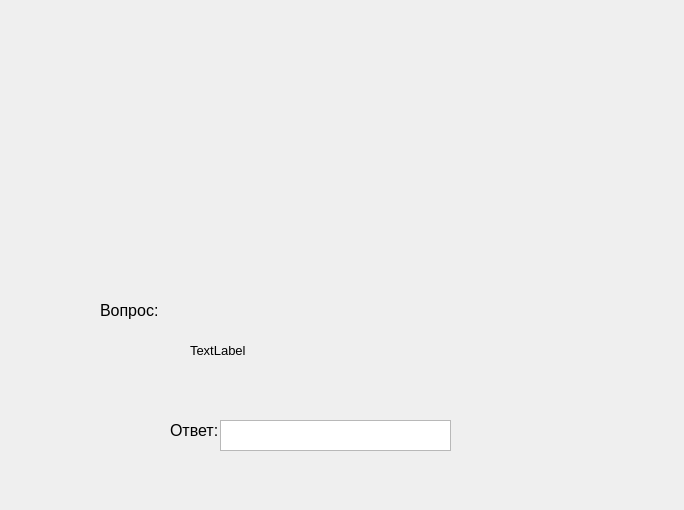
<?xml version="1.0" encoding="UTF-8"?>
<ui version="4.0">
 <class>Form</class>
 <widget class="QWidget" name="Form">
  <property name="geometry">
   <rect>
    <x>0</x>
    <y>0</y>
    <width>684</width>
    <height>510</height>
   </rect>
  </property>
  <property name="windowTitle">
   <string>Form</string>
  </property>
  <widget class="QLabel" name="label_2">
   <property name="geometry">
    <rect>
     <x>100</x>
     <y>290</y>
     <width>71</width>
     <height>41</height>
    </rect>
   </property>
   <property name="font">
    <font>
     <pointsize>12</pointsize>
    </font>
   </property>
   <property name="text">
    <string>Вопрос:</string>
   </property>
  </widget>
  <widget class="QLabel" name="Image">
   <property name="geometry">
    <rect>
     <x>160</x>
     <y>70</y>
     <width>356</width>
     <height>200</height>
    </rect>
   </property>
   <property name="text">
    <string/>
   </property>
  </widget>
  <widget class="QLabel" name="label">
   <property name="geometry">
    <rect>
     <x>170</x>
     <y>420</y>
     <width>71</width>
     <height>21</height>
    </rect>
   </property>
   <property name="font">
    <font>
     <pointsize>12</pointsize>
    </font>
   </property>
   <property name="text">
    <string>Ответ:</string>
   </property>
  </widget>
  <widget class="QPlainTextEdit" name="anwser">
   <property name="geometry">
    <rect>
     <x>220</x>
     <y>420</y>
     <width>231</width>
     <height>31</height>
    </rect>
   </property>
   <property name="font">
    <font>
     <pointsize>10</pointsize>
    </font>
   </property>
  </widget>
  <widget class="QLabel" name="questiontext">
   <property name="geometry">
    <rect>
     <x>190</x>
     <y>300</y>
     <width>361</width>
     <height>101</height>
    </rect>
   </property>
   <property name="font">
    <font>
     <pointsize>10</pointsize>
    </font>
   </property>
   <property name="text">
    <string>TextLabel</string>
   </property>
  </widget>
 </widget>
 <resources/>
 <connections/>
</ui>
